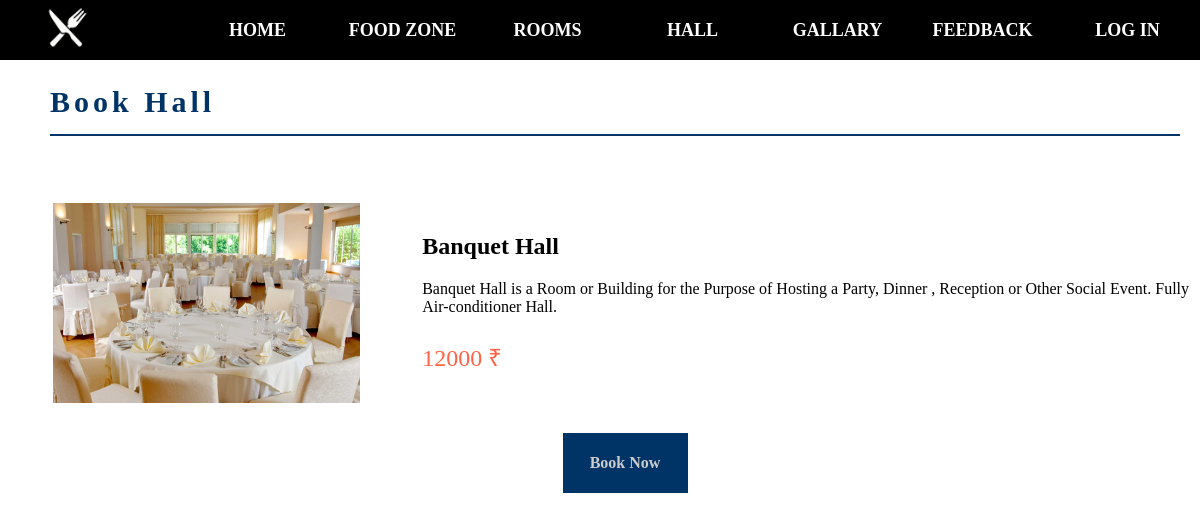
Page /User/Hall_Info.php?Hall=1 on the committed database.
### tables this page shows
CREATE TABLE IF NOT EXISTS `hall` (
  `id` int(11) NOT NULL AUTO_INCREMENT,
  `hall_category` varchar(50) NOT NULL,
  `price` double NOT NULL,
  `info` varchar(500) NOT NULL,
  `img` varchar(200) NOT NULL,
  UNIQUE KEY `id` (`id`)
);

### User/Hall_Info.php (the view)
<body>
<?php
	require("Header.php");
	$id=$_GET["Hall"];
	$query="select * from hall where id=".$id;
	$rs=$conn->query($query);
	$count=mysqli_num_rows($rs);
	if($count>0)
	{
		$row=$rs->fetch_array();
?>
	<div class="headertext">Book Hall<hr color="#036"></div>
	<div class="reg_form">
	<form method="post" action="Hall_Insert.php" name="Registration" onSubmit="return(validate());">
        <table class="info_room_select">
        	<?php
	       		echo "<tr><td class='book_img'>"; ?><img src=" <?php echo $row["img"]; ?>" height="200px" width="90%"  /><?php echo "</td>";
				echo "<td colspan='2' class='room_info' height='250'><h2>".$row["hall_category"]."</h2>".$row["info"]."<p class='price'>".$row["price"]." &#8377</p>
			      </td></tr>";
			?>
	   </table>
       <table align="center" width="100%">
       		<tr><td>
       			<?php echo "<center><a align='center' class='link_button' href='Hall_Book.php?Hall=".$row["id"]."'>Book Now</a></center>";
				  } ?>
             </td></tr>
       </table>
       </form>
       </div>
       </body>

### src/Style.css (style rules this page uses)
body { margin:0; padding:0; user-select:none; font-family:Book Antiqua; }
.reg_form { margin-left:50px; }
.info_room_select { margin-top:0px; }
.room_info { padding-left:25px; }
.price { color:tomato; font-size:24px; }
.link_button { text-decoration:none; color:#CCC; background-color:#036; width:125px; display:block; font-weight:bold; text-align:center; line-height:60px; font-size:16px; }
.reg_form { padding-left:0px; padding-top:0px; margin-top:0px; }
.book_img { margin-left:10px; width:30%; }
.headertext { text-align:left; font-size:30px; color:#036; font-weight:700; letter-spacing:4px; padding:20px 20px 20px 50px; margin-bottom:5px; margin-top:5px; animation:htext 2s 1; }

### rows in the picture
hall: img (picture), hall_category "Banquet Hall", info "Banquet Hall is a Room or Building for the Purpose of Hosting a Party, Dinner , Reception or Other Social Event. Fully Air-conditioner Hall.", price "12000"
